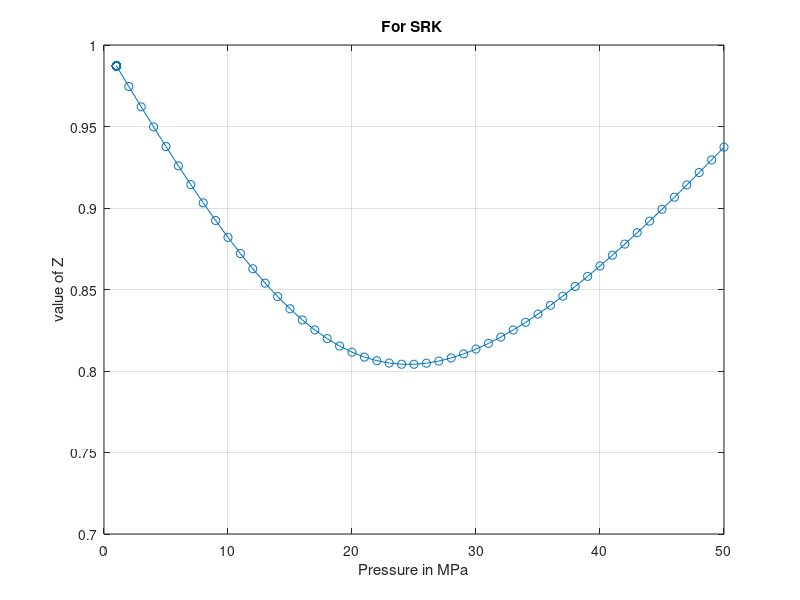

The MATLAB script that drew this image:
%%%%%%%%%%%........Soave-Redlich-Kwong...(SRK).....Equation......%%%%%%%%
%%%To plot the variation in the value of compressibility factor with the Pressure(MPa) 
%......FOR HYDROGEN.......%%%%%
Tc=33.2;    %critical temperature in kelvin for hydrogen
Pc=1.3;     %critical pressure in 'MPa' for hydrogen
T=283;      % considered temperature T=283K
omega=-0.218; %accentric factor for hydrogen
z=zeros(1,50);%consider a zeros matrix of size 1*50,to store the value of z in it.
p=zeros(1,50);%consider a zeros matrix of size 1*50,to store the value of pressure in it.
for j=1:50%started a for loop to store all values
    
for P=1:1:50   %started another for loop to find values of 'Z' at different Pressure
Tr=T/Tc;        %%Reduce temperature
Pr=P/Pc;        %%Reduce Pressure
m=0.48508+1.55171*omega-0.15613*omega^2;  %%%fixed for SRK equation
alfa=(1+m*(1-sqrt(Tr)))^2;        %%value of alfa
A=0.427*alfa*Pr/Tr;              %%value of parameter 'A'
B=0.08664*Pr/Tr;                 %%value of parameter 'B'
%%%   z^3-z^2+z(A-B-B^2)-A*B==0       %%cubic equation for SRK
a=1;    %coefficient for z^3
b=-1;   %coefficient for z^2
c=A-B-B^2;  %coefficient for z
d=-A*B;     %constant term
%%%%P=R*T/(V-b)+a*alfa/(V(V+b));%%%%FOR SRK
z1=roots([a,b,c,d]);    %%to find the roots of cubic equation
z1=z1(imag(z1)==0);     %%Neglecting the imaginary roots,consider only real root(out of 3 roots of cubic equation)
p(1,j)=P;   %storing value of 'P'
z(1,j)=z1;  %storing value of 'z'
j=j+1;      %increasing value of j by 1;
end
end
disp(z); %to display the compressibility factor values
n=size(z);  %%to find the size of matrix of z 
disp('size of z');  %%to display the size 
disp(n);                %%to display the size 
disp(p);                %%to display value of pressure
plot(p,z,'-o'); %%to plot the graph for p v/s z
axis([0 50 0.7 1]);       %%to give axis of graph
grid on 
title("For SRK ")%% grid on
xlabel('Pressure in MPa') %%labelling x axis
ylabel('value of Z')     %%labelling y axis
